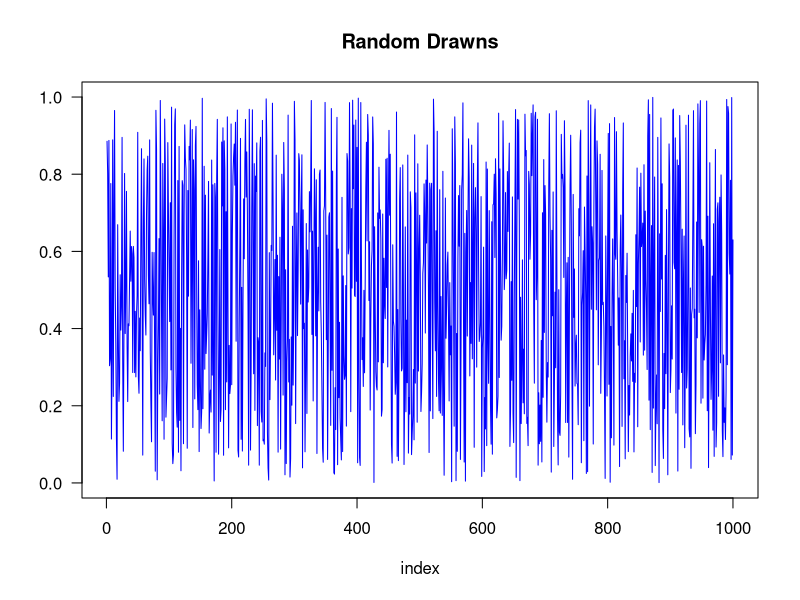
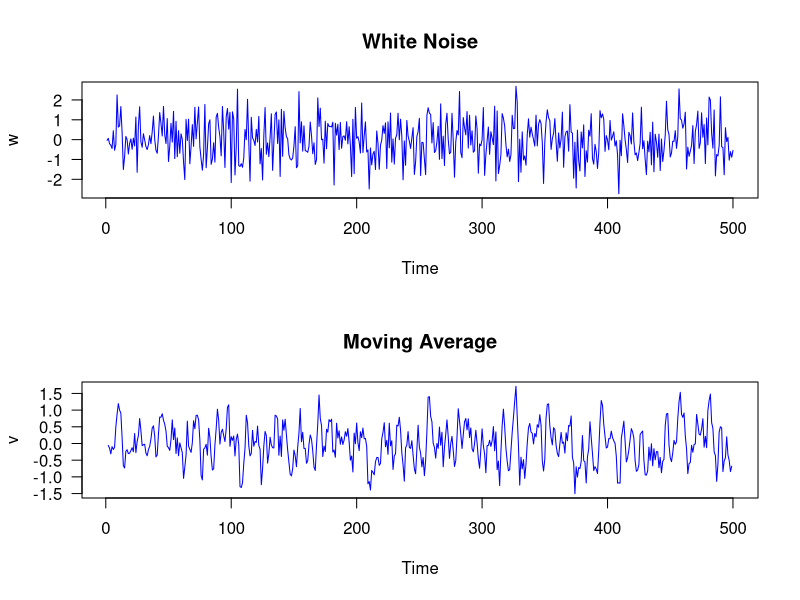

The R source for these figures, in order:
## ---- chunk 1
series1 <- runif(1000)
plot(series1,las=1,type="l",col="blue",main="Random Drawns",ylab="",xlab="index")
## ---- chunk 2
w =  rnorm(500,0,1)
v =  filter(w,sides=2,rep(1/3,3))
par(mfrow = c(2,1))
plot.ts(w, las = 1, col = "blue", main = "White Noise")
plot.ts(v, las = 1, col = "blue", main = "Moving Average")

